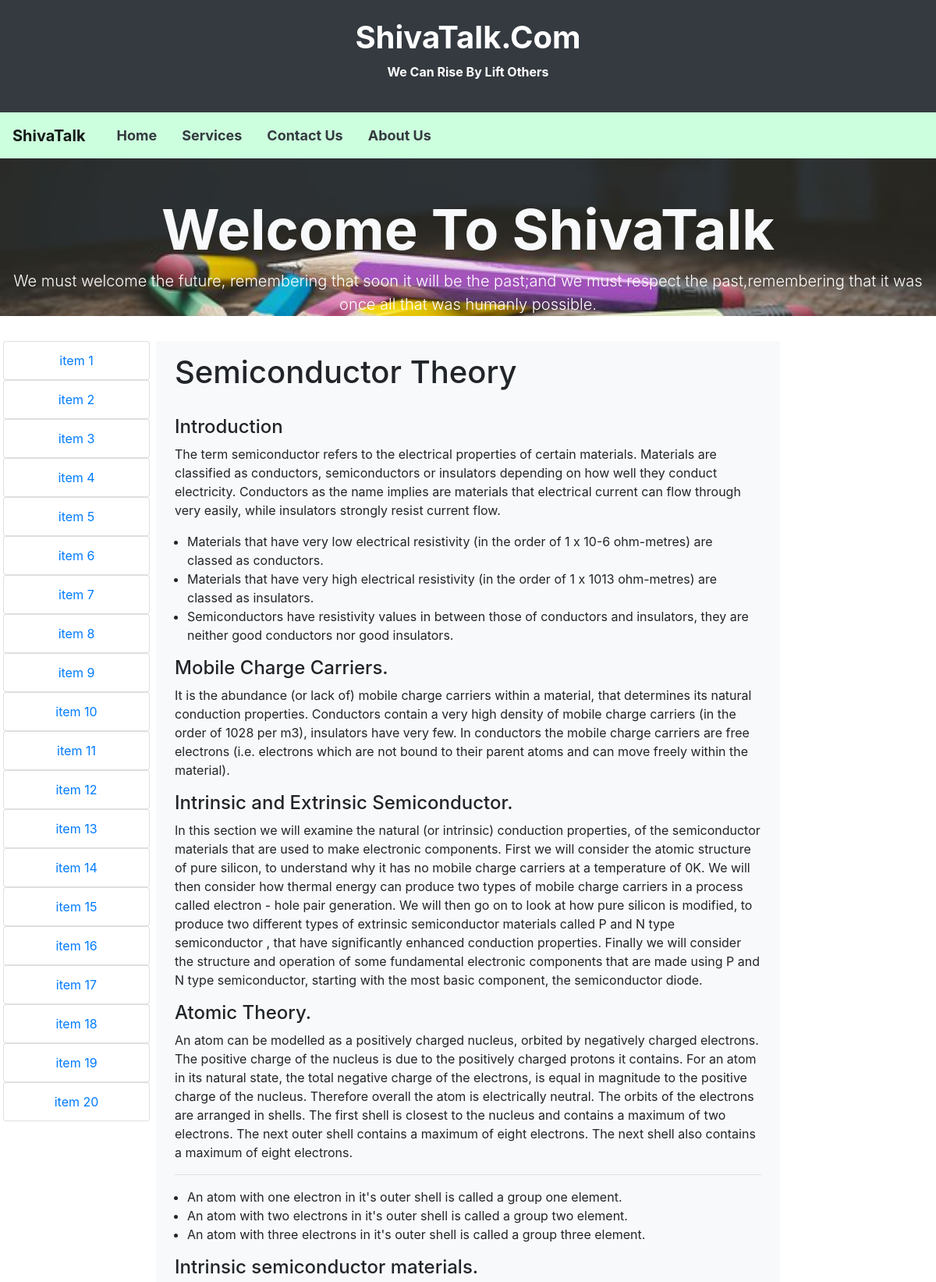
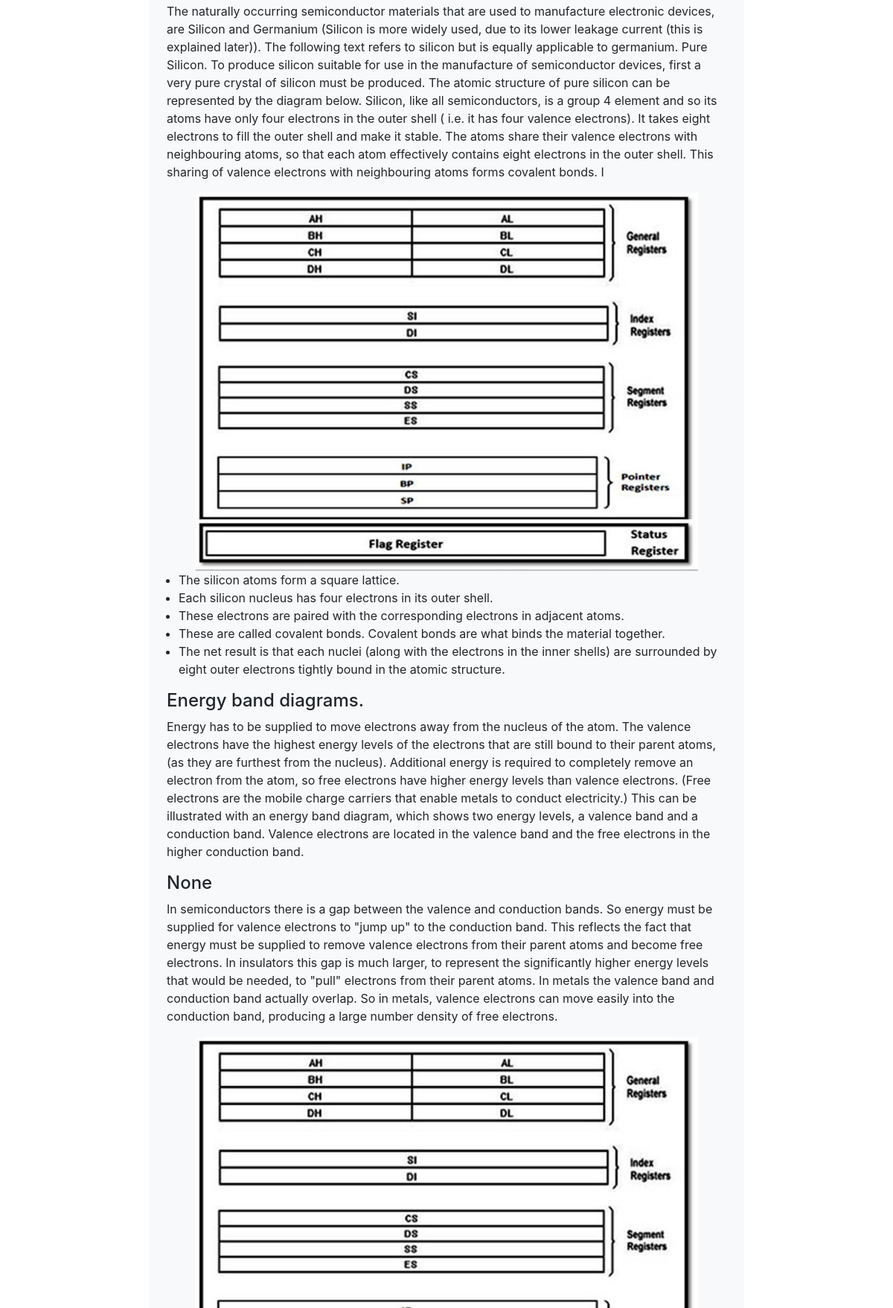
The app's page /electronic_devices/electronic/1 (upper part) with its own data (2 pictures, top to bottom).
### edcapp/models.py (models this page shows, shortened)
class Edcdata(models.Model):
    main_heading = models.CharField(max_length=50, blank=True, null=True)
    heading1 = models.CharField(max_length=50, blank=True, null=True)
    para1 = models.TextField(max_length=1000, blank=True, null=True)
    heading2 = models.CharField(max_length=50, blank=True, null=True)
    para2 = models.TextField(max_length=1000, blank=True, null=True)
    heading3 = models.CharField(max_length=50, blank=True, null=True)
    para3 = models.TextField(max_length=1000, blank=True, null=True)
    heading4 = models.CharField(max_length=50, blank=True, null=True)
    para4 = models.TextField(max_length=1000, blank=True, null=True)
    heading5 = models.CharField(max_length=50, blank=True, null=True)
    para5 = models.TextField(max_length=1000, blank=True, null=True)
    heading6 = models.CharField(max_length=50, blank=True, null=True)
    para6 = models.TextField(max_length=1000, blank=True, null=True)
    heading7 = models.CharField(max_length=50, blank=True, null=True)
    para7 = models.TextField(max_length=1000, blank=True, null=True)
    heading8 = models.CharField(max_length=50, blank=True, null=True)
    para8 = models.TextField(max_length=1000, blank=True, null=True)
    heading9 = models.CharField(max_length=50, blank=True, null=True)
    para9 = models.TextField(max_length=1000, blank=True, null=True)
    heading10 = models.CharField(max_length=50, blank=True, null=True)
    para10 = models.TextField(max_length=1000, blank=True, null=True)
    heading11 = models.CharField(max_length=50, blank=True, null=True)
    para11 = models.TextField(max_length=1000, blank=True, null=True)
    heading12 = models.CharField(max_length=50, blank=True, null=True)
    para12 = models.TextField(max_length=1000, blank=True, null=True)
    heading13 = models.CharField(max_length=50, blank=True, null=True)
    para13 = models.TextField(max_length=1000, blank=True, null=True)
    heading14 = models.CharField(max_length=50, blank=True, null=True)
    para14 = models.TextField(max_length=1000, blank=True, null=True)
    heading15 = models.CharField(max_length=50, blank=True, null=True)
    para15 = models.TextField(max_length=1000, blank=True, null=True)
    footer = models.CharField(max_length=100, blank=True, null=True)

### edcapp/views.py (the view)
# urls.py: path('electronic/<int:mid>', views.electronic),
def electronic(request, mid):
    text = Edcdata.objects.filter(id=mid)
    if (mid == 1):
        return render(request, 'edcapp/edcpage1.html', {'text': text})
    elif (mid == 2):
        return render(request, 'edcapp/edcpage2.html', {'text': text})
    else:
        return render(request, 'microapp/invalid_micro.html', {'text': text})

### templates/edcapp/edcpage1.html (shortened to what this page needs)
{% extends "edcapp/edcbase.html" %}
{% load staticfiles %}
{% block body %}
<div class="col-md-8 px-4 py-3 mx-0 mt-3 bg-light col-12 col-sm-12">
    {% if text.exists %}
    {% for temp in text %}
    <h1>{{ temp.main_heading }}</h1><br>
    <h4>{{ temp.heading1}}</h4>
    <p>{{ temp.para1}}</p>
    <ul class="ml-3">
        <li>Materials that have very low electrical resistivity
            (in the order of 1 x 10-6 ohm-metres) are classed as conductors.
        </li>
        <li>Materials that have very high electrical resistivity
            (in the order of 1 x 1013 ohm-metres) are classed as insulators.
        </li>
        <li>Semiconductors have resistivity values in between those of conductors
            and insulators, they are neither good conductors nor good insulators.
        </li>
    </ul>
    <h4>{{ temp.heading2}}</h4>
    <p>{{ temp.para2}}</P>
    <h4>{{ temp.heading3}}</h4>
    <p>{{ temp.para3}}</p>
    <h4>{{ temp.heading4}}</h4>
    <p>{{ temp.para4}}</p>
    <hr>
    <ul class="ml-3">
        <li>An atom with one electron in it's outer shell is called a group one element.</li>
        <li>An atom with two electrons in it's outer shell is called a group two element.</li>
        <li>An atom with three electrons in it's outer shell is called a group three element.</li>
    </ul>
    <h4>{{ temp.heading5}}</h4>
    <p>{{ temp.para5}}</p>
    <div><img style="margin-left:5%" src="{% static 'images/registerset.jpg'%}" height="auto" width="90%"></div>
    <ul class="ml-3">
        <li>The silicon atoms form a square lattice.</li>
        <li>Each silicon nucleus has four electrons in its outer shell.</li>
        <li>These electrons are paired with the corresponding electrons in adjacent atoms.</li>
        <li>These are called covalent bonds. Covalent bonds are what binds the material together.</li>
        <li>The net result is that each nuclei (along with the electrons in the inner shells) are surrounded
            by eight outer electrons tightly bound in the atomic structure.
        </li>
    </ul>
    <h4>{{ temp.heading6}}</h4>
    <p>{{ temp.para6}}</p>
    <h4>{{ temp.heading7}}</h4>
    <p>{{ temp.para7}}</p>
    <div><img style="margin-left:5%" src="{% static 'images/registerset.jpg'%}" height="auto" width="90%"></div>
    {%endfor %}
    {% else %}
    <h1>Invalid request Please enter valid id </h1>
    {% endif %}
</div>
{% endblock %}

### static/css/testing.css (style rules this page uses)
* { magin:0px;padding:0px }

### records on screen
Edcdata: main_heading "Semiconductor Theory", heading1 "Introduction", para1 "The term semiconductor refers to the electrical properties of certain materials. Materials are classified as conductors, semiconductors or insulators depending on how well they conduct electricity. Conductors as the name implies are materials that electrical current can flow through very easily, while insulators strongly resist current flow.", heading2 "Mobile Charge Carriers.", para2 "It is the abundance (or lack of) mobile charge carriers within a material, that determines its natural conduction properties. Conductors contain a very high density of mobile charge carriers (in the order of 1028 per m3), insulators have very few. In conductors the mobile charge carriers are free electrons (i.e. electrons which are not bound to their parent atoms and can move freely within the material).", heading3 "Intrinsic and Extrinsic Semiconductor.", para3 "In this section we will examine the natural (or intrinsic) conduction properties, of the semiconductor materials that are used to make electronic components. First we will consider the atomic structure of pure silicon, to understand why it has no mobile charge carriers at a temperature of 0K. We will then consider how thermal energy can produce two types of mobile charge carriers in a process called electron - hole pair generation. We will then go on to look at how pure silicon is modified, to produce two different types of extrinsic semiconductor materials called P and N type semiconductor , that have significantly enhanced conduction properties. Finally we will consider the structure and…", heading4 "Atomic Theory.", para4 "An atom can be modelled as a positively charged nucleus, orbited by negatively charged electrons. The positive charge of the nucleus is due to the positively charged protons it contains. For an atom in its natural state, the total negative charge of the electrons, is equal in magnitude to the positive charge of the nucleus. Therefore overall the atom is electrically neutral. The orbits of the electrons are arranged in shells. The first shell is closest to the nucleus and contains a maximum of two electrons. The next outer shell contains a maximum of eight electrons. The next shell also contains a maximum of eight electrons.", heading5 "Intrinsic semiconductor materials.", para5 "The naturally occurring semiconductor materials that are used to manufacture electronic devices, are Silicon and Germanium (Silicon is more widely used, due to its lower leakage current (this is explained later)). The following text refers to silicon but is equally applicable to germanium. Pure Silicon. To produce silicon suitable for use in the manufacture of semiconductor devices, first a very pure crystal of silicon must be produced. The atomic structure of pure silicon can be represented by the diagram below. Silicon, like all semiconductors, is a group 4 element and so its atoms have only four electrons in the outer shell ( i.e. it has four valence electrons). It takes eight electrons…", heading6 "Energy band diagrams.", para6 "Energy has to be supplied to move electrons away from the nucleus of the atom. The valence electrons have the highest energy levels of the electrons that are still bound to their parent atoms, (as they are furthest from the nucleus). Additional energy is required to completely remove an electron from the atom, so free electrons have higher energy levels than valence electrons. (Free electrons are the mobile charge carriers that enable metals to conduct electricity.) This can be illustrated with an energy band diagram, which shows two energy levels, a valence band and a conduction band. Valence electrons are located in the valence band and the free electrons in the higher conduction band.", heading7 "None", para7 "In semiconductors there is a gap between the valence and conduction bands. So energy must be supplied for valence electrons to \"jump up\" to the conduction band. This reflects the fact that energy must be supplied to remove valence electrons from their parent atoms and become free electrons. In insulators this gap is much larger, to represent the significantly higher energy levels that would be needed, to \"pull\" electrons from their parent atoms. In metals the valence band and conduction band actually overlap. So in metals, valence electrons can move easily into the conduction band, producing a large number density of free electrons."
